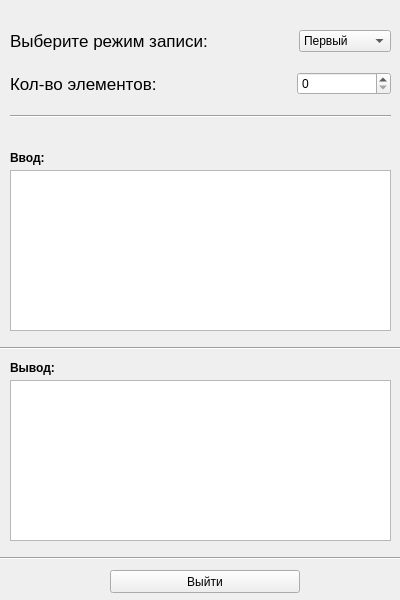
<?xml version="1.0" encoding="UTF-8"?>
<ui version="4.0">
 <class>MainWindow</class>
 <widget class="QMainWindow" name="MainWindow">
  <property name="geometry">
   <rect>
    <x>0</x>
    <y>0</y>
    <width>400</width>
    <height>600</height>
   </rect>
  </property>
  <property name="minimumSize">
   <size>
    <width>400</width>
    <height>600</height>
   </size>
  </property>
  <property name="maximumSize">
   <size>
    <width>400</width>
    <height>600</height>
   </size>
  </property>
  <property name="windowTitle">
   <string>Text App</string>
  </property>
  <property name="windowIcon">
   <iconset theme="insert-text"/>
  </property>
  <widget class="QWidget" name="centralwidget">
   <widget class="QPlainTextEdit" name="plainTextEditOutput">
    <property name="geometry">
     <rect>
      <x>10</x>
      <y>380</y>
      <width>381</width>
      <height>161</height>
     </rect>
    </property>
   </widget>
   <widget class="Line" name="line">
    <property name="geometry">
     <rect>
      <x>0</x>
      <y>340</y>
      <width>431</width>
      <height>16</height>
     </rect>
    </property>
    <property name="orientation">
     <enum>Qt::Horizontal</enum>
    </property>
   </widget>
   <widget class="Line" name="line_2">
    <property name="geometry">
     <rect>
      <x>-30</x>
      <y>550</y>
      <width>431</width>
      <height>16</height>
     </rect>
    </property>
    <property name="orientation">
     <enum>Qt::Horizontal</enum>
    </property>
   </widget>
   <widget class="QWidget" name="verticalLayoutWidget">
    <property name="geometry">
     <rect>
      <x>10</x>
      <y>10</y>
      <width>381</width>
      <height>131</height>
     </rect>
    </property>
    <layout class="QVBoxLayout" name="verticalLayout">
     <property name="spacing">
      <number>0</number>
     </property>
     <property name="topMargin">
      <number>0</number>
     </property>
     <property name="bottomMargin">
      <number>0</number>
     </property>
     <item>
      <layout class="QHBoxLayout" name="horizontalLayout_2">
       <item>
        <widget class="QLabel" name="labelModeInfo">
         <property name="font">
          <font>
           <family>Liberation Sans</family>
           <pointsize>13</pointsize>
           <bold>false</bold>
          </font>
         </property>
         <property name="text">
          <string>Выберите режим записи:</string>
         </property>
        </widget>
       </item>
       <item>
        <spacer name="horizontalSpacer">
         <property name="orientation">
          <enum>Qt::Horizontal</enum>
         </property>
         <property name="sizeHint" stdset="0">
          <size>
           <width>40</width>
           <height>20</height>
          </size>
         </property>
        </spacer>
       </item>
       <item>
        <widget class="QComboBox" name="comboBoxMode">
         <property name="font">
          <font>
           <family>Liberation Sans</family>
           <bold>false</bold>
          </font>
         </property>
         <item>
          <property name="text">
           <string>Первый</string>
          </property>
         </item>
         <item>
          <property name="text">
           <string>Второй</string>
          </property>
         </item>
         <item>
          <property name="text">
           <string>Третьий</string>
          </property>
         </item>
         <item>
          <property name="text">
           <string>Четвертый</string>
          </property>
         </item>
         <item>
          <property name="text">
           <string>Пятый</string>
          </property>
         </item>
        </widget>
       </item>
      </layout>
     </item>
     <item>
      <layout class="QHBoxLayout" name="horizontalLayout_3">
       <item>
        <widget class="QLabel" name="labelElementsInfo">
         <property name="font">
          <font>
           <family>Liberation Sans</family>
           <pointsize>13</pointsize>
           <bold>false</bold>
          </font>
         </property>
         <property name="text">
          <string>Кол-во элементов:</string>
         </property>
        </widget>
       </item>
       <item>
        <spacer name="horizontalSpacer_2">
         <property name="orientation">
          <enum>Qt::Horizontal</enum>
         </property>
         <property name="sizeType">
          <enum>QSizePolicy::Fixed</enum>
         </property>
         <property name="sizeHint" stdset="0">
          <size>
           <width>140</width>
           <height>20</height>
          </size>
         </property>
        </spacer>
       </item>
       <item>
        <widget class="QSpinBox" name="spinBoxElements">
         <property name="font">
          <font>
           <family>Liberation Sans</family>
          </font>
         </property>
        </widget>
       </item>
      </layout>
     </item>
     <item>
      <widget class="Line" name="line_4">
       <property name="orientation">
        <enum>Qt::Horizontal</enum>
       </property>
      </widget>
     </item>
    </layout>
   </widget>
   <widget class="QPlainTextEdit" name="plainTextEditInput">
    <property name="geometry">
     <rect>
      <x>10</x>
      <y>170</y>
      <width>381</width>
      <height>161</height>
     </rect>
    </property>
   </widget>
   <widget class="QLabel" name="labelInputInfo">
    <property name="geometry">
     <rect>
      <x>10</x>
      <y>150</y>
      <width>58</width>
      <height>15</height>
     </rect>
    </property>
    <property name="font">
     <font>
      <family>Liberation Sans</family>
      <bold>true</bold>
     </font>
    </property>
    <property name="text">
     <string>Ввод:</string>
    </property>
   </widget>
   <widget class="QLabel" name="labelOutputInfo">
    <property name="geometry">
     <rect>
      <x>10</x>
      <y>360</y>
      <width>58</width>
      <height>15</height>
     </rect>
    </property>
    <property name="font">
     <font>
      <family>Liberation Sans</family>
      <bold>true</bold>
     </font>
    </property>
    <property name="text">
     <string>Вывод:</string>
    </property>
   </widget>
   <widget class="QPushButton" name="pushButtonExit">
    <property name="geometry">
     <rect>
      <x>110</x>
      <y>570</y>
      <width>190</width>
      <height>23</height>
     </rect>
    </property>
    <property name="font">
     <font>
      <family>Liberation Sans</family>
      <bold>false</bold>
     </font>
    </property>
    <property name="text">
     <string>Выйти</string>
    </property>
   </widget>
  </widget>
  <action name="actionNiggers">
   <property name="text">
    <string>Niggers</string>
   </property>
  </action>
  <action name="actionBiggers">
   <property name="text">
    <string>Biggers</string>
   </property>
  </action>
  <action name="actionDiggers">
   <property name="text">
    <string>Diggers</string>
   </property>
  </action>
 </widget>
 <resources/>
 <connections/>
</ui>
